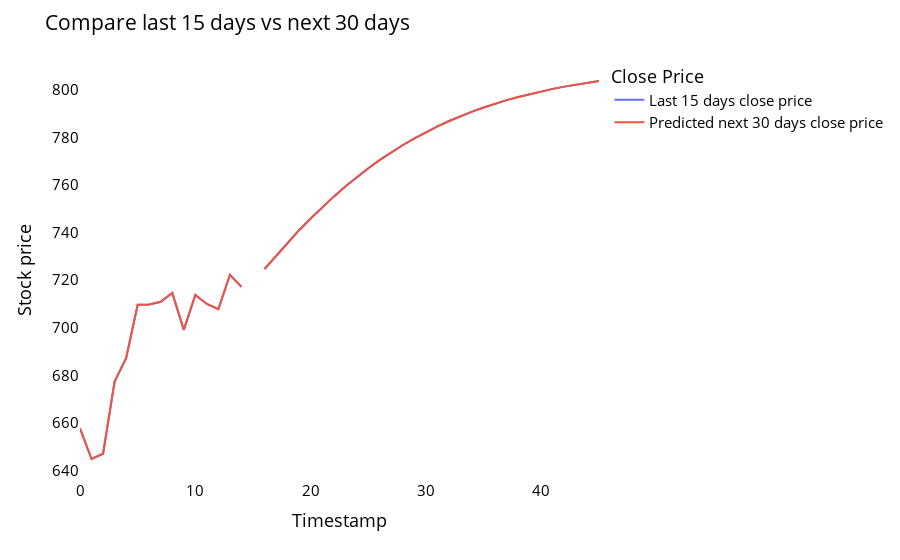

Notebook code for this chart:
### Code cell
temp_mat = np.empty((len(last_days)+pred_days+1,1))
temp_mat[:] = np.nan
temp_mat = temp_mat.reshape(1,-1).tolist()[0]

last_original_days_value = temp_mat
next_predicted_days_value = temp_mat

last_original_days_value[0:time_step+1] = scaler.inverse_transform(closedf[len(closedf)-time_step:]).reshape(1,-1).tolist()[0]
next_predicted_days_value[time_step+1:] = scaler.inverse_transform(np.array(lst_output).reshape(-1,1)).reshape(1,-1).tolist()[0]

new_pred_plot = pd.DataFrame({
    'last_original_days_value':last_original_days_value,
    'next_predicted_days_value':next_predicted_days_value
})

names = cycle(['Last 15 days close price','Predicted next 30 days close price'])

fig = px.line(new_pred_plot,x=new_pred_plot.index, y=[new_pred_plot['last_original_days_value'],
                                                      new_pred_plot['next_predicted_days_value']],
              labels={'value': 'Stock price','index': 'Timestamp'})
fig.update_layout(title_text='Compare last 15 days vs next 30 days',
                  plot_bgcolor='white', font_size=15, font_color='black',legend_title_text='Close Price')

fig.for_each_trace(lambda t:  t.update(name = next(names)))
fig.update_xaxes(showgrid=False)
fig.update_yaxes(showgrid=False)
fig.show()

### Figure 1 — Plotly figure (JSON) as saved in the notebook; plotly's stock layout.template omitted (floating-point values rounded to 4 significant figures)
{"data": [{"hovertemplate": "variable=last_original_days_value<br>Timestamp=%{x}<br>Stock price=%{y}<extra></extra>", "legendgroup": "last_original_days_value", "line": {"color": "#636efa", "dash": "solid"}, "marker": {"symbol": "circle"}, "mode": "lines", "name": "Last 15 days close price", "orientation": "v", "showlegend": true, "type": "scatter", "x": [0, 1, 2, 3, 4, 5, 6, 7, 8, 9, 10, 11, 12, 13, 14, 15, 16, 17, 18, 19, 20, 21, 22, 23, 24, 25, 26, 27, 28, 29, 30, 31, 32, 33, 34, 35, 36, 37, 38, 39, 40, 41, 42, 43, 44, 45], "xaxis": "x", "y": [657.6, 644.8, 647.0, 677.3, 687.2, 709.7, 709.7, 710.9, 714.6, 699.1, 713.8, 710.0, 707.8, 722.2, 717.2, null, 724.7, 730.3, 735.8, 741.0, 746.0, 750.7, 755.1, 759.3, 763.3, 767.1, 770.6, 773.8, 776.9, 779.7, 782.3, 784.7, 786.9, 789.0, 790.9, 792.6, 794.2, 795.7, 797.1, 798.3, 799.4, 800.5, 801.4, 802.3, 803.0, 803.8], "yaxis": "y"}, {"hovertemplate": "variable=next_predicted_days_value<br>Timestamp=%{x}<br>Stock price=%{y}<extra></extra>", "legendgroup": "next_predicted_days_value", "line": {"color": "#EF553B", "dash": "solid"}, "marker": {"symbol": "circle"}, "mode": "lines", "name": "Predicted next 30 days close price", "orientation": "v", "showlegend": true, "type": "scatter", "x": [0, 1, 2, 3, 4, 5, 6, 7, 8, 9, 10, 11, 12, 13, 14, 15, 16, 17, 18, 19, 20, 21, 22, 23, 24, 25, 26, 27, 28, 29, 30, 31, 32, 33, 34, 35, 36, 37, 38, 39, 40, 41, 42, 43, 44, 45], "xaxis": "x", "y": [657.6, 644.8, 647.0, 677.3, 687.2, 709.7, 709.7, 710.9, 714.6, 699.1, 713.8, 710.0, 707.8, 722.2, 717.2, null, 724.7, 730.3, 735.8, 741.0, 746.0, 750.7, 755.1, 759.3, 763.3, 767.1, 770.6, 773.8, 776.9, 779.7, 782.3, 784.7, 786.9, 789.0, 790.9, 792.6, 794.2, 795.7, 797.1, 798.3, 799.4, 800.5, 801.4, 802.3, 803.0, 803.8], "yaxis": "y"}], "layout": {"autosize": true, "font": {"color": "black", "size": 15}, "legend": {"title": {"text": "Close Price"}, "tracegroupgap": 0}, "margin": {"t": 60}, "plot_bgcolor": "white", "title": {"text": "Compare last 15 days vs next 30 days"}, "xaxis": {"anchor": "y", "autorange": true, "domain": [0, 1], "range": [0, 45], "showgrid": false, "title": {"text": "Timestamp"}, "type": "linear"}, "yaxis": {"anchor": "x", "autorange": true, "domain": [0, 1], "range": [635.9, 812.6], "showgrid": false, "title": {"text": "Stock price"}, "type": "linear"}}}
